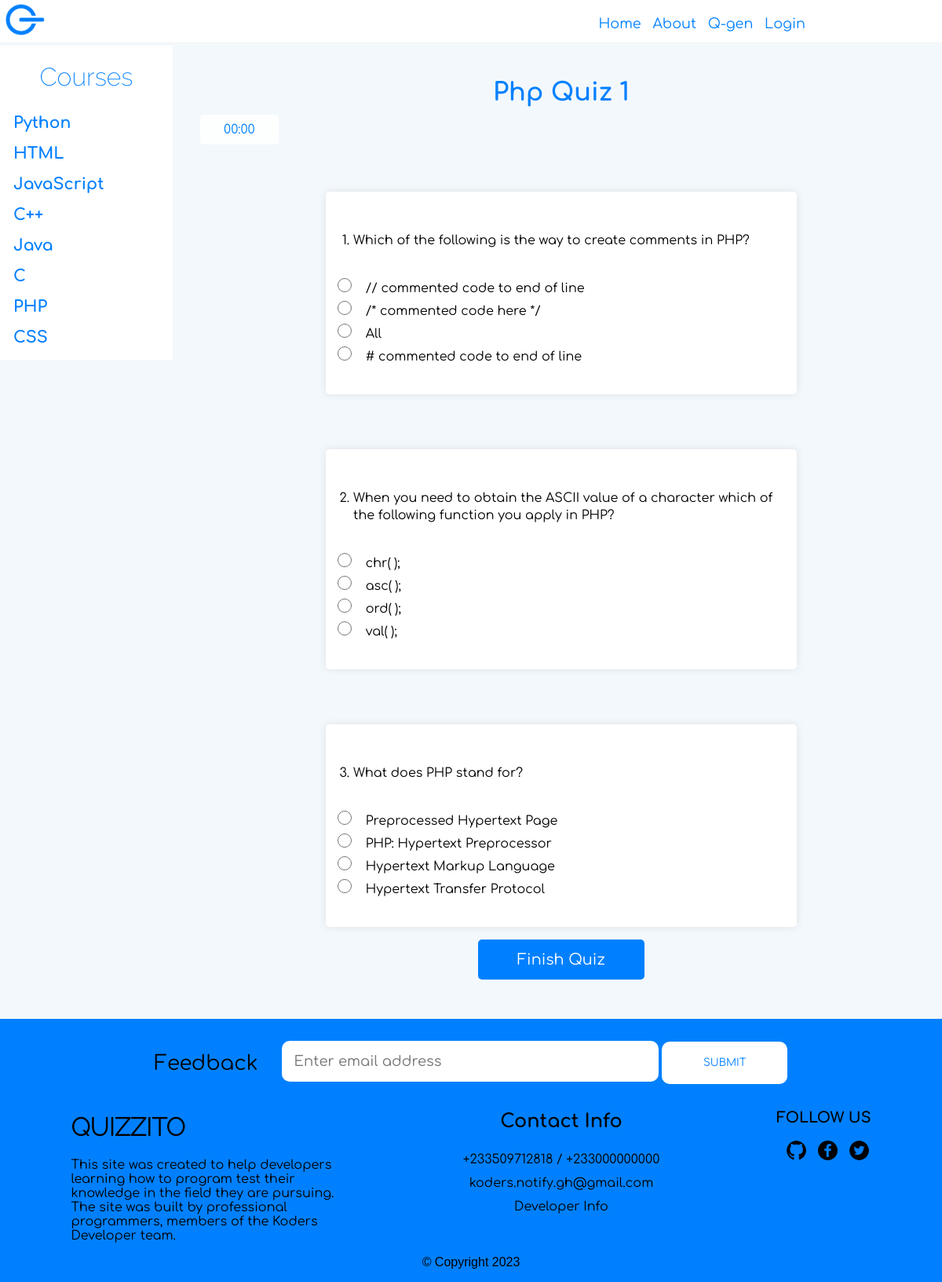
The page /php-quiz-1 on the database its author committed.
### quizzitoapp/models.py (models this page shows, shortened)
class Questions_Database1(models.Model):
    researcher_name = models.CharField(max_length=120, verbose_name="Your Name", default="demiz", validators=[to_lowercase])
    course = models.CharField(max_length=100, validators=[to_lowercase])
    question = models.TextField(validators=[duplicateDetector])
    answer = models.TextField(validators=[opt1_validation])
    option1 = models.TextField(validators=[opt2_validation])
    option2 = models.TextField(validators=[opt3_validation])
    option3 = models.TextField(validators=[opt4_validation])
    difficulty = models.CharField(
        max_length=100,
        default='1',
        choices=(
            ('1', 'easy'),
            ('2', 'medium'),
            ('3', 'hard')
        )
    )

### quizzitoapp/views.py (the view)
# urls.py: path('<str:course_url_like>', quiz, name='quiz'),
def quiz(request, course_url_like, amount_of_questions=0, difficulty=None, quiz_header='', qgen_notice=''):
    courses = [i[0] for i in set(Q1.objects.values_list('course'))]
    ql_validator = quiz_link_validator(course_url_like)
    selected_course = course_url_like.split('-')
    quizdifficulty = 1 if not selected_course[-1].isnumeric() else int(selected_course[-1])
    difficulty = difficulty if difficulty else '1' if quizdifficulty < 5 else '2' if quizdifficulty < 9 else '3'
    amount_of_questions = amount_of_questions if amount_of_questions else 10 if difficulty == '1' else 20 if difficulty == '2' else 50
    quizlevel = ' '.join(selected_course[1:])
    course = selected_course[0]
    if (not ql_validator) or (len(selected_course) != 3) or (quizdifficulty > 10) or (selected_course[0] not in courses):
        return HttpResponse(loader.get_template('404.html').render({}, request))
    quiz_page_tem = loader.get_template('quiz.html')
    questions = Q1.objects.filter(course=course, difficulty=difficulty)
    questions = questions.all().order_by('?')[:amount_of_questions]
    questions_list = []; opt1 = []; opt2 = []; opt3 = []; opt4 = []
    answer = []
    for i in questions:
        questions_list.append(i.question)
        random_options = [i.option1, i.option2, i.option3, i.answer]
        answer.append(random_options[3])
        for x in range(5): shuffle(random_options)
        opt1.append(random_options[0])
        opt2.append(random_options[1])
        opt3.append(random_options[2])
        opt4.append(random_options[3])
    zipped = zip(range(amount_of_questions), questions_list, opt1, opt2, opt3, opt4, answer)
    zipped2 = zip(range(amount_of_questions), questions_list, opt1, opt2, opt3, opt4, answer)
    questions_taken = request.session.pop('questions_taken', []) # Means user has already taken or submitted a quiz
    selected_ans=request.session.pop('selected_ans', [])
    quizSubmit = request.session.pop('quizSubmit', '')
    timer_py = request.session.pop('timer_py', '00:00')
    user_score = request.session.get('user_score', 0)
    answered_qst_count = request.session.get('answered_qst_count', 0)
    attempted_qst_count = request.session.get('attempted_qst_count', 0)
    qgen_amount_of_questions = request.session.pop('qgen_amount_of_questions', 0)
    qgen_notice2 = request.session.pop('qgen_notice', '')
    qgen_difficulty = request.session.pop('qgen_difficulty', '')
    qgen_quiz_header = request.session.pop('qgen_header', '')
    quiz_header = qgen_quiz_header if qgen_quiz_header else quiz_header
    qgen_notice = qgen_notice if not qgen_notice2 else qgen_notice2
    context = dict(
        questions=questions_taken if questions_taken else zipped,
        selected_ans=selected_ans,
        course_category=course,
        course=course.upper() + ' ' + quizlevel if not quiz_header else quiz_header,
        course_url_like=course_url_like,
        amount_of_questions=qgen_amount_of_questions if qgen_amount_of_questions else amount_of_questions,
        difficulty=qgen_difficulty if qgen_difficulty else quizDifficulties[difficulty].capitalize(),
        qgen_notice=qgen_notice,
        quiz_submit=quizSubmit,
        timer_py=timer_py,
        user_score=user_score,
        answered_qst_count=answered_qst_count,
        attempted_qst_count=attempted_qst_count,
        incorrects=amount_of_questions-answered_qst_count,
    )
    request.session['user_questions'] = list(zipped2)
    return HttpResponse(quiz_page_tem.render(context, request))

### quizzitoapp/templates/quiz.html (shortened to what this page needs)
{% extends 'master_template.html' %}
{% load static %}
{% load demiztags %}
    {% block body_attr %}id="body" onresize="screensizeDetector()"
    onload="timing(stopWatch); executeOnTrigger(quizSubmit, for_quizSubmit);"{% endblock %}
{% block CONTENT %}
    <h1 id='quiz-header'>{{ course|title }}</h1>
    <form class="questions-form" method="post" enctype="multipart/form-data" action='score/{{course_url_like}}'>
        <time id='timer' name="timer">{{timer_py}}</time>
        <ol>
        {% for count, q, opt1, opt2, opt3, opt4, ans in questions %}
            {% with optAColor=selected_ans|indexLoop:forloop.counter0|options:opt1|colorOptions:ans optBColor=selected_ans|indexLoop:forloop.counter0|options:opt2|colorOptions:ans optCColor=selected_ans|indexLoop:forloop.counter0|options:opt3|colorOptions:ans optDColor=selected_ans|indexLoop:forloop.counter0|options:opt4|colorOptions:ans selected_opt=selected_ans|get_by_index:forloop.counter0 %}
                <div class="question-tiles">
                    <li><pre>{{ q }}</pre></li><br>
                    <input
                    class="question-option" type="radio"
                    name="question{{ count|add:1 }}_ans" id="question{{ count|add:1 }}_optionA"
                    value="{{ opt1 }}" {% if selected_ans|checkQuizSubmit and opt1 == selected_opt %} checked {% endif %}>
                    <label
                    class="options" name="label{{ count|add:1 }}_ans" for="question{{ count|add:1 }}_optionA"
                    style="color:{{optAColor}};"><span>{{ opt1 }}</span></label><br>
                    <input
                    class="question-option" type="radio"
                    name="question{{ count|add:1 }}_ans" id="question{{ count|add:1 }}_optionB"
                    value="{{ opt2 }}" {% if selected_ans|checkQuizSubmit and opt2 == selected_opt %} checked {% endif %}>
                    <label
                    class="options" name="label{{ count|add:1 }}_ans" for="question{{ count|add:1 }}_optionB"
                    style="color:{{optBColor}};"><span>{{ opt2 }}</span></label><br>
                    <input
                    class="question-option" type="radio"
                    name="question{{ count|add:1 }}_ans" id="question{{ count|add:1 }}_optionC"
                    value="{{ opt3 }}" {% if selected_ans|checkQuizSubmit and opt3 == selected_opt %} checked {% endif %}>
                    <label
                    class="options" name="label{{ count|add:1 }}_ans" for="question{{ count|add:1 }}_optionC"
                    style="color:{{optCColor}};"><span>{{ opt3 }}</span></label><br>
                    <input
                    class="question-option" type="radio"
                    name="question{{ count|add:1 }}_ans" id="question{{ count|add:1 }}_optionD"
                    value="{{ opt4 }}" {% if selected_ans|checkQuizSubmit and opt4 == selected_opt %} checked {% endif %}>
                    <label
                    class="options" name="label{{ count|add:1 }}_ans" for="question{{ count|add:1 }}_optionD"
                    style="color:{{optDColor}};"><span>{{ opt4}}</span></label><br>
                </div>
            {% endwith %}
        {% endfor %}
        </ol>
        <div align="center" id="submit-btn-container">
            <button id ="submit-btn" type="submit" onclick="status='off';" title="End Quiz">Finish Quiz</button>
        </div>
    </form>
{% endblock %}

### quizzitoapp/templates/master_template.html (shortened to what this page needs)
<!DOCTYPE html>
{% load static %}
<html lang="en">
<head>
    <link rel="stylesheet" href="{% static 'font.css' %}" type="text/css">
    <link rel="stylesheet" href="{% static 'index.css' %}" type="text/css">
    <link rel="stylesheet" href="{% static 'pop_ups.css' %}" type="text/css">
    <link rel="stylesheet" href="{% static 'quiz.css' %}" type="text/css">
</head>
<body {% block body_attr %}{% endblock %}>
    {% include 'navigationbar.html' %}
    {% include 'sidemenu.html' %}
    <main id="main" {% block main_attr %}{% endblock %}>
        {% block CONTENT %}{% endblock %}
    </main>
    {% include 'footer.html' %}
</body>
</html>

### quizzitoapp/templates/navigationbar.html (shortened to what this page needs)
{% load static %}
<nav class="new-nav" id="main-nav">
    <div class="q-logo-box">
        <a href="./">
            <img src="{% static 'logos/quizzito_logo.png' %}" alt="Quizzito Logo">
        </a>
    </div>
    <div class="non-mobile-nav" id="non-mobile-nav">
        <a class="nav-links" href="./" title="Go to Home page">Home</a>
        <a class="nav-links" href="about" title="Go to About page">About</a>
        <a class="nav-links" href="qgen" title="Generate your own custom quiz with Q-gen">Q-gen</a>
        <span class="nav-links" title="This feature is not added yet" onclick="$displayManager(document.getElementById('login-popup')); $innerHTML('popupMsg', 'Sorry! This feature has not been added yet')">Login</span>
    </div>
</nav>

### quizzitoapp/templates/pop_ups.html (shortened to what this page needs)
{% load static %}

### quizzitoapp/templates/sidemenu.html (shortened to what this page needs)
{% load static %}
<div class="Side-menu" id="Side-menu" >
    <h1 id="side-menu-main-header">Courses</h1>
    <div class="sub-menu" onclick="showDropDown(this)">
        <span class="side-menu-headers" id="h">Python</span>
    </div>
    <div class="sub-menu" onclick="showDropDown(this)">
        <span class="side-menu-headers" id="h">HTML</span>
    </div>
    <div class="sub-menu" onclick="showDropDown(this)">
        <span class="side-menu-headers" id="h">JavaScript</span>
    </div>
    <div class="sub-menu" onclick="showDropDown(this)">
        <span class="side-menu-headers" id="h">C++</span>
    </div>
    <div class="sub-menu" onclick="showDropDown(this)">
        <span class="side-menu-headers" id="h">Java</span>
    </div>
    <div class="sub-menu" onclick="showDropDown(this)">
        <span class="side-menu-headers" id="h">C</span>
    </div>
    <div class="sub-menu" onclick="showDropDown(this)">
        <span class="side-menu-headers" id="h">PHP</span>
    </div>
    <div class="sub-menu" onclick="showDropDown(this)">
        <span class="side-menu-headers" id="h">CSS</span>
    </div>
</div>

### quizzitoapp/templates/footer.html (shortened to what this page needs)
{% load static %}
<footer>
    <form id="footer-form" action="feedback" method="post" enctype="multipart/form-data">
        <p>Feedback</p>
        <div style="margin-top: 12px">
            <input type="email" name="feedback_email" id="" placeholder="Enter email address" required>
            <button type="submit">SUBMIT</button>
        </div>
    </form>
    <div id="footer-content">
        <div id="footer-about">
            <h1>QUIZZITO</h1>
            <p>This site was created to help developers learning
                how to program test their knowledge in the
                field they are pursuing. The site was built by
                professional programmers, members of the Koders
                Developer team.
            </p>
        </div>
        <div id="footer-api">
            <h2>Contact Info</h2>
            <div id="api-list">
                <a href="tel:+233509712818">+233509712818</a> / <a href="tel:+233000000000">+233000000000</a> <br>
                <a href = "mailto:koders.notify.gh@gmail.com?subject = Updates/Feedback">koders.notify.gh@gmail.com</a> <br>
                <a href="about">Developer Info</a>
            </div>
        </div>
        <div id="footer-follow">
            <h3>FOLLOW US</h3>
            <div id="footer-icons">
                <a href="#"><img src="{% static 'icons/github-logo-6532.png' %}" alt="github-icon" title='visit our github page'></a>
                <a href="#"><img src="{% static 'icons/facebook-5213.png' %}" alt="fb-icon" title='visit our facebook page'></a>
                <a href="#"><img src="{% static 'icons/twitter-2170.png' %}" alt="twitter-icon" title='visit our twitter page'></a>
            </div>
        </div>
    </div>
    &copy; Copyright 2023
</footer>

### rows shown on the page
Questions_Database1: questions "Which of the following is the way to create comments in PHP?", questions "// commented code to end of line", questions "/* commented code here */", questions "All", questions "# commented code to end of line"
Questions_Database1: questions "When you need to obtain the ASCII value of a character which of the following function you apply in PHP?", questions "chr( );", questions "asc( );", questions "ord( );", questions "val( );"
Questions_Database1: questions "What does PHP stand for?", questions "Preprocessed Hypertext Page", questions "PHP: Hypertext Preprocessor", questions "Hypertext Markup Language", questions "Hypertext Transfer Protocol"

### other values the page prints
{{ course|title }} "Php Quiz 1"
